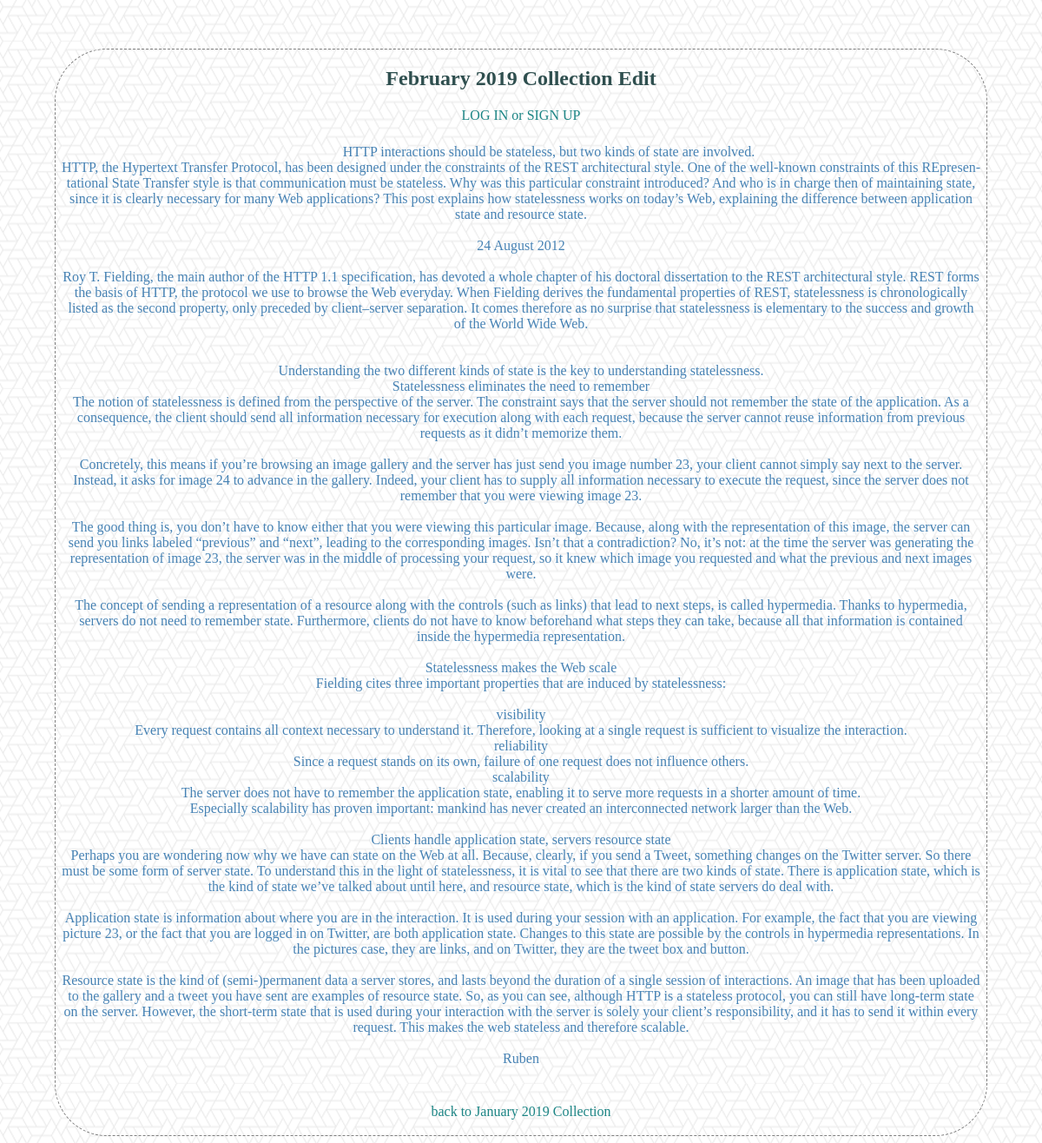
The app's page /collections/1/5/view with its own data.
### database_setup.py (models this page shows, shortened)
class ArticleCollection(Base):
    __tablename__ = 'article_item'
    name = Column(String(350), nullable=False)
    id = Column(Integer, primary_key=True)
    description = Column(String(250))
    date = Column(
        String(80),
        default=datetime.datetime.now().strftime("%y-%m-%d %H:%M:%S"))
    text = Column(Text())
    user_id = Column(Integer, ForeignKey('user.id'))
    user = relationship(User)
    collection_id = Column(Integer, ForeignKey('collection.id'))
    collection = relationship(Collection)

class Collection(Base):
    __tablename__ = 'collection'
    id = Column(Integer, primary_key=True)
    name = Column(String(80), nullable=False)
    user_id = Column(Integer, ForeignKey('user.id'))
    user = relationship(User)

### __init__.py (the view, shortened to what this page needs)
@app.route(
    '/collections/<int:collection_id>/<int:article_id>/',
    methods=[
        'GET',
        'POST'])
@app.route(
    '/collections/<int:collection_id>/<int:article_id>/view',
    methods=[
        'GET',
        'POST'])
def viewArticle(collection_id, article_id):
    comments = session.query(Comments).filter_by(
                article_id=article_id).all()
    item = session.query(ArticleCollection).filter_by(id=article_id).one()
    collection = session.query(Collection).filter_by(id=collection_id).one()
    co = session.query(
                Comments.title.label('ctitle'),
                Comments.text.label('ctext'),
                Comments.date.label('date'),
                User.name.label('owner'),
                Comments.id.label('cid'),Comments.user_id.label('cuid'),
                Comments.article_id.label('caid'),
                ArticleCollection.id.label('aid'),
                User.id.label('uid')).filter(
                ArticleCollection.id == Comments.article_id).filter(User.id==Comments.user_id).add_columns(
                Comments.article_id,
                ArticleCollection.id,
                User.id,
                User.name,
                Comments.title,
                Comments.text,
                Comments.date,
                Comments.id).all()
    loggeduser = False
    if 'name' in login_session:
        loggeduser = True
    if 'name' not in login_session or item.user_id != login_session['user_id']:
        return render_template(
            'publicArticle.html',
            collection_id=collection_id,
            coll=collection,
            article_id=article_id,
            art=item, logged=loggeduser, comments = co)

### templates/publicArticle.html (shortened to what this page needs)
<!DOCTYPE html>
<html>
    <head>
        <link rel=stylesheet type=text/css href='{{url_for('static', filename='style.css')}}'>
    </head>
    <body>
        <div class="pane">
            <h2 class="header">{{art.name}}</h2>
            {% if logged != True %}
            <a class="link" href="{{url_for('showLogin')}}">LOG IN or SIGN UP</a>
            {% endif %}
            <p class="item article">
                {{art.text}}
            </p>
            <br>
            <a class="link" href="{{url_for('collectionList', collection_id=collection_id)}}">back to {{coll.name}} </a><br><br>
        </div>
    </body>
</html>

### static/style.css (style rules this page uses)
html { background-image: url('what-the-hex.png'); background-repeat: repeat; margin: 4vw; }
a { color: steelblue; text-decoration-line: none; }
.item { color: steelblue; }
.article { text-align: center; margin: 5pt; white-space: pre-wrap; }
.link { color: rgb(28, 133, 133); }
.header { color: darkslategray; text-transform: capitalize; }
.pane { border: dashed grey 1pt; border-radius: 5vw; text-align: center; display: block; block-size: inherit; height: 95%; margin: 5pt; }

### records on screen
ArticleCollection: name "February 2019 Collection Edit", text "HTTP interactions should be stateless, but two kinds of state are involved. HTTP, the Hypertext Transfer Protocol, has been designed under the constraints of the REST architectural style. One of the well-known constraints of this REpresen­tational State Transfer style is that communication must be stateless. Why was this particular constraint introduced? And who is in charge then of maintaining state, since it is clearly necessary for many Web applications? This post explains how statelessness works on today’s Web, explaining the difference between application state and resource state. 24 August 2012 Roy T. Fielding, the main author of the HTTP 1.1 specification, has devoted a whole chapter…"
Collection: name "January 2019 Collection"
